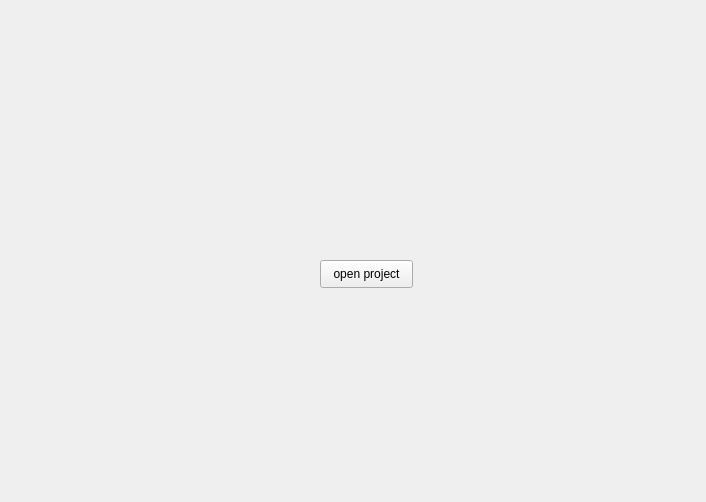
<?xml version="1.0" encoding="UTF-8"?>
<ui version="4.0">
 <class>Form</class>
 <widget class="QWidget" name="Form">
  <property name="geometry">
   <rect>
    <x>0</x>
    <y>0</y>
    <width>706</width>
    <height>502</height>
   </rect>
  </property>
  <property name="windowTitle">
   <string>Form</string>
  </property>
  <widget class="QPushButton" name="projectBtn">
   <property name="geometry">
    <rect>
     <x>320</x>
     <y>260</y>
     <width>93</width>
     <height>28</height>
    </rect>
   </property>
   <property name="text">
    <string>open project</string>
   </property>
  </widget>
 </widget>
 <resources/>
 <connections/>
</ui>
